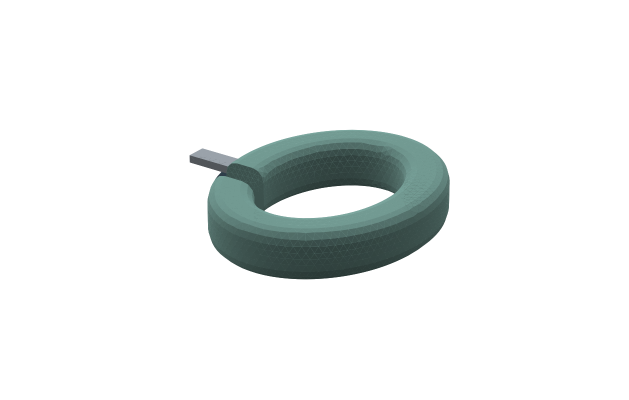
#> input picture SoftSpace/engineering/figures/V1.png, 1258 x 799 px, found by its file name (shown at 1/2 size); the run also reads 1 picture not shown here
$ python make_diagrams.py
#> lines starting #> are read from the running program, lines starting #| are printed output that depends on the picture; pictures that were not available may be replaced by others from this repository, and a replacement may not be noted
import sys,os
from pathlib import Path
P=Path(__file__).resolve().parents[1];sys.path.insert(0,str(P/'solver-libraries'));os.environ['OPENBLAS_NUM_THREADS']='1'
import matplotlib
matplotlib.use('Agg')
import matplotlib.pyplot as plt
from matplotlib.patches import Rectangle,FancyArrowPatch
from PIL import Image
I=Path(__file__).parent/'images'
fig,axes=plt.subplots(1,2,figsize=(10,3.6))
for k,ax in enumerate(axes):
 ax.add_patch(Rectangle((0,0),7,.5,color='#b6bdc2'));ax.text(3.5,.2,'Side of the head',ha='center',fontsize=11)
 ax.add_patch(Rectangle((0,.55),7,1.5,color='#c4d6d3'));ax.add_patch(Rectangle((2.6,.55),1.3,1.5,color='#6d9d93' if k else '#c4d6d3'))
 ax.add_patch(Rectangle((2.9,.5),.7,.55,color='#3b4b58'));ax.text(3.25,1.25,'Glasses\narm',ha='center',fontsize=11)
 ax.plot([0,2.87,2.88,3.62,3.63,7] if k else [0,2.4,2.9,3.6,4.1,7],[.52,.52,1.08,1.08,.52,.52] if k else [.52,.52,1.07,1.07,.52,.52],color='#163f4f',lw=3)
 ax.text(3.5,2.35,'Softer local zone' if k else 'Uniform foam',ha='center',fontsize=15)
 ax.text(3.5,-.45,'Continuous cover follows the arm' if k else 'Arm can lift the cover and focus pressure',ha='center',fontsize=10)
 ax.set_xlim(-.25,7.25);ax.set_ylim(-.7,2.7);ax.axis('off')
fig.tight_layout();fig.savefig(I/'glasses_section.png',dpi=170);plt.close(fig)
#> after `fig.tight_layout()`:
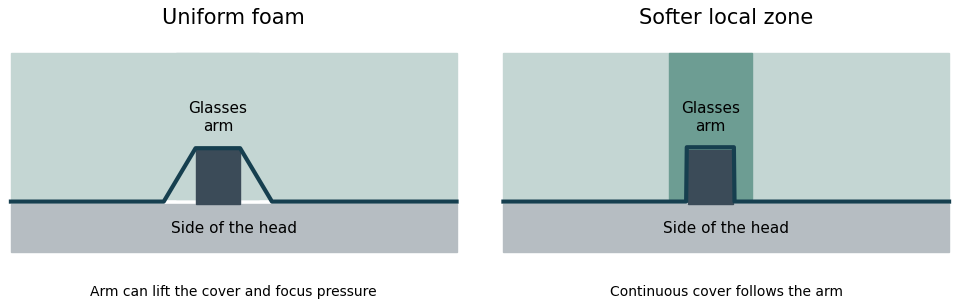
#> figure drawn by matplotlib, 2 panels
fig,axes=plt.subplots(1,2,figsize=(10,3.2))
for k,ax in enumerate(axes):
 ax.add_patch(Rectangle((2,0),1.1,1.7,color='#334855'));ax.add_patch(Rectangle((3.1,.15),.45,1.4,color='#8db3aa'));ax.add_patch(Rectangle((3.8,-.2),.5,2.1,color='#bbc2c6'))
 ax.text(2.5,2.2,'Music getting out' if k else 'Outside noise getting in',ha='center',fontsize=15)
 arrow=FancyArrowPatch((3.65,.9),(.1,.9),arrowstyle='->',mutation_scale=20,lw=2,color='#4b857a') if k else FancyArrowPatch((.1,.9),(3.65,.9),arrowstyle='->',mutation_scale=20,lw=2,color='#4b857a');ax.add_patch(arrow)
 ax.text(2.5,-.65,'Check playback at a fixed level' if k else 'Check isolation with and without glasses',ha='center',fontsize=11)
 ax.set_xlim(-.2,5.2);ax.set_ylim(-.9,2.7);ax.axis('off')
fig.tight_layout();fig.savefig(I/'leak_paths.png',dpi=170);plt.close(fig)
#> after `fig.tight_layout()`:
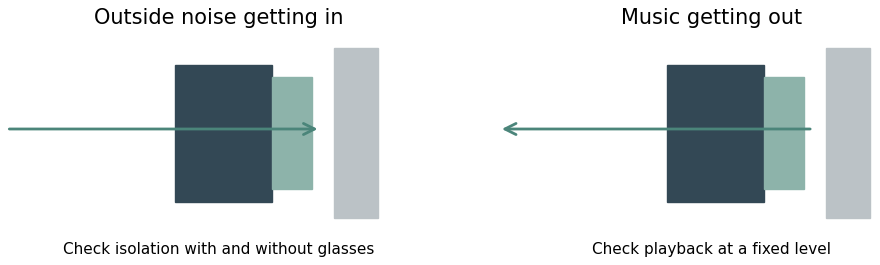
#> figure drawn by matplotlib, 2 panels
fig,axes=plt.subplots(1,3,figsize=(10,3.0))
for ax,name,label in zip(axes,['V1','V2','pad'],['V1 cushion snapshot','V2 cover surface','V8 replacement pad']):
 ax.imshow(Image.open(I/(name+'.png')));ax.set_title(label,fontsize=12);ax.axis('off')
fig.tight_layout();fig.savefig(I/'pad_history.png',dpi=170);plt.close(fig)
#> after `fig.tight_layout()`:
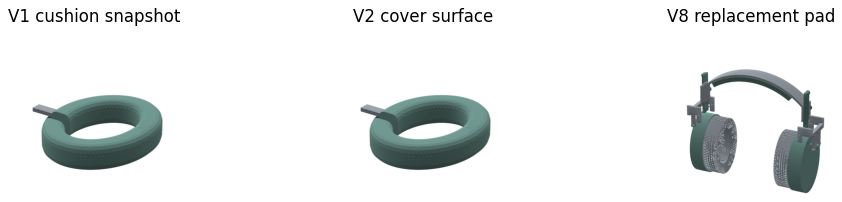
#> figure drawn by matplotlib, 3 panels
fig,axes=plt.subplots(1,3,figsize=(10,3.7))
for ax,name,label in zip(axes,['syga.jpg','sony.jpg','V8.png'],['SYGA child earmuffs [5]','Sony WH CH720N [8]','Our V8 digital concept']):
#> (the run stopped early here; a loop or call above may not have finished)
